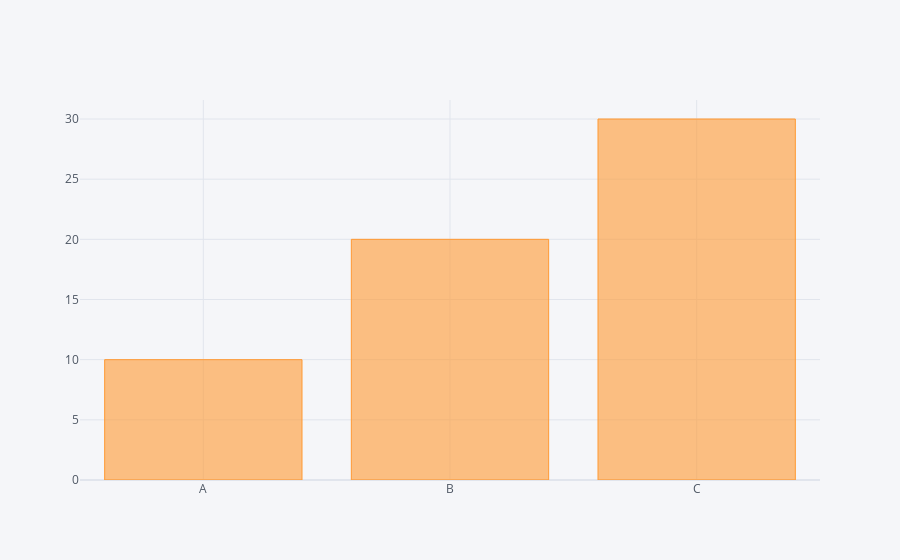

The cell this chart's notebook holds for it:
### Code cell
df2.iplot(x='category',y='values',kind = 'bar')

### Figure 1 — Plotly figure (JSON) as saved in the notebook; plotly's stock layout.template omitted (floating-point values rounded to 4 significant figures)
{"data": [{"marker": {"color": "rgba(255, 153, 51, 0.6)", "line": {"color": "rgba(255, 153, 51, 1.0)", "width": 1}}, "name": "values", "orientation": "v", "text": "", "type": "bar", "x": ["A", "B", "C"], "y": [10, 20, 30]}], "layout": {"legend": {"bgcolor": "#F5F6F9", "font": {"color": "#4D5663"}}, "paper_bgcolor": "#F5F6F9", "plot_bgcolor": "#F5F6F9", "title": {"font": {"color": "#4D5663"}}, "xaxis": {"gridcolor": "#E1E5ED", "showgrid": true, "tickfont": {"color": "#4D5663"}, "title": {"font": {"color": "#4D5663"}, "text": ""}, "zerolinecolor": "#E1E5ED"}, "yaxis": {"gridcolor": "#E1E5ED", "showgrid": true, "tickfont": {"color": "#4D5663"}, "title": {"font": {"color": "#4D5663"}, "text": ""}, "zerolinecolor": "#E1E5ED"}}}
